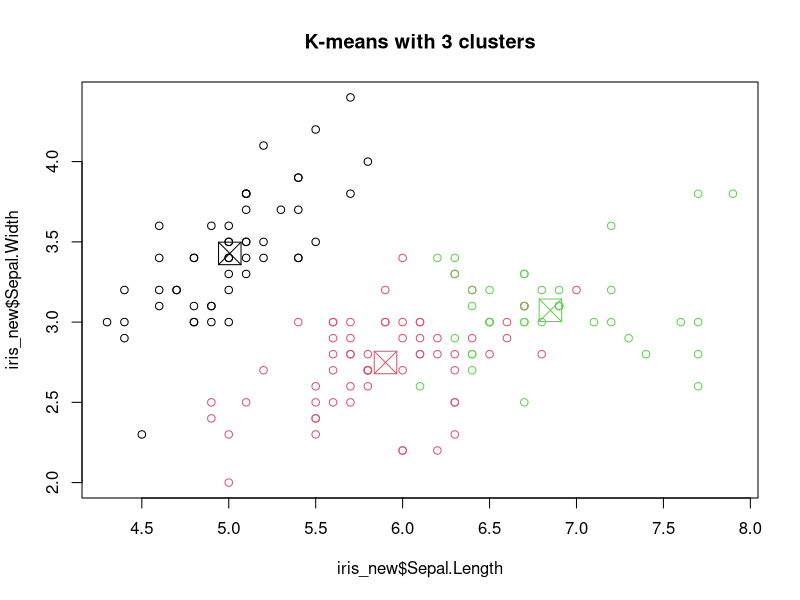
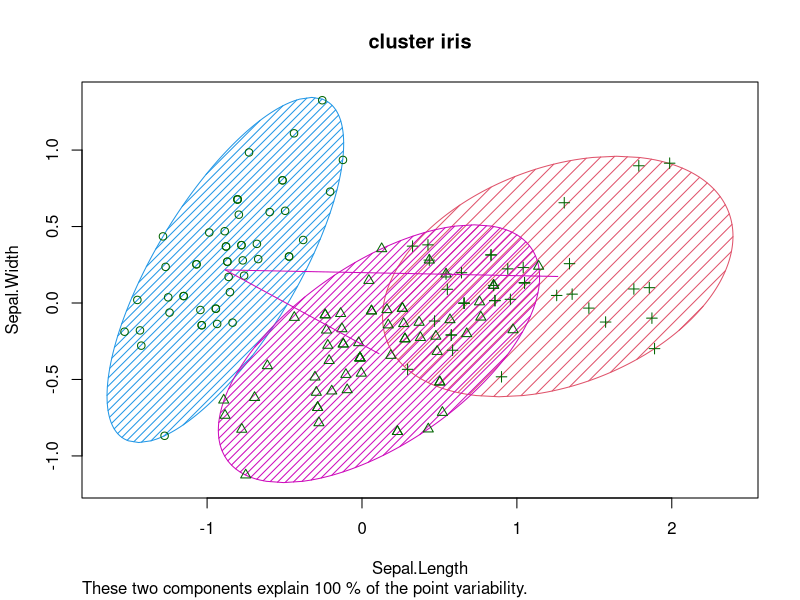
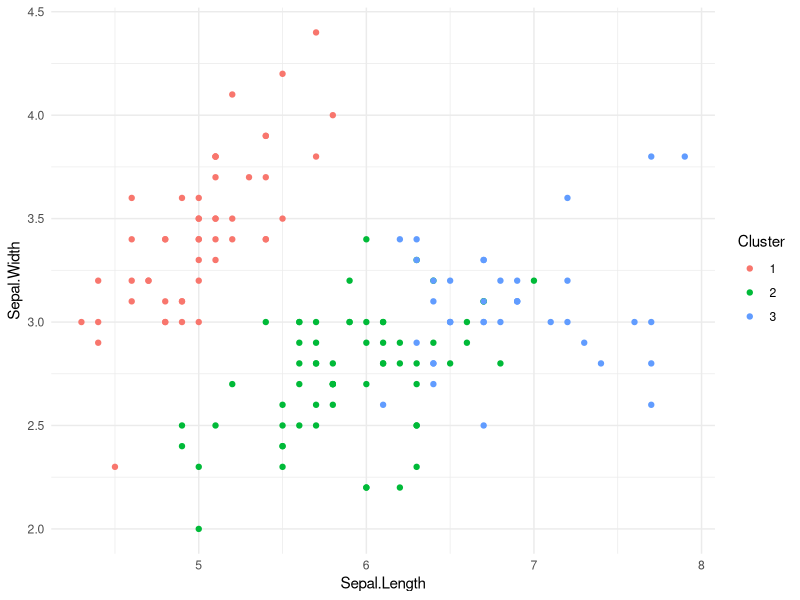

Reproduce these figures in R, in order.
#Required Packages ----
library(cluster)  #for plotting clusters
library(ggplot2)  #for plotting clusters

#Working on iris dataset ----
iris
iris_new <- iris[1:4]      #Removing the 5th column Species


#Training the model ----
set.seed(123)
model <- kmeans(iris_new, centers = 3,nstart = 20)
model


#Analyzing the gained clusters
model$cluster
cm <- table(iris$Species,model$cluster)
cm

#Plotting the clusters ----
plot(iris_new$Sepal.Length,iris_new$Sepal.Width,
     col = model$cluster,
     main = "K-means with 3 clusters")

#Adding centroids 
model$centers
points(model$centers[,c("Sepal.Length","Sepal.Width")],
       col = 1:3,
       pch = 7, #Symbol
       cex = 3)   #Font size

#Plotting with shaded clusters with cluster library ----
clusplot(iris_new[,c("Sepal.Length","Sepal.Width")],
         model$cluster,
         lines = 1,
         color = T,
         shade = T,
         labels = 1,
         plotchar = T,
         span = T,
         main = paste("cluster iris"),
         xlab = 'Sepal.Length',
         ylab = 'Sepal.Width')


#plotting clusters with ggplot2 library ----
iris_new$Cluster <- model$cluster

ggplot(iris_new, aes(x = Sepal.Length, y = Sepal.Width, color = factor(Cluster))) +
  geom_point() +
  labs(color = "Cluster") +
  theme_minimal()
